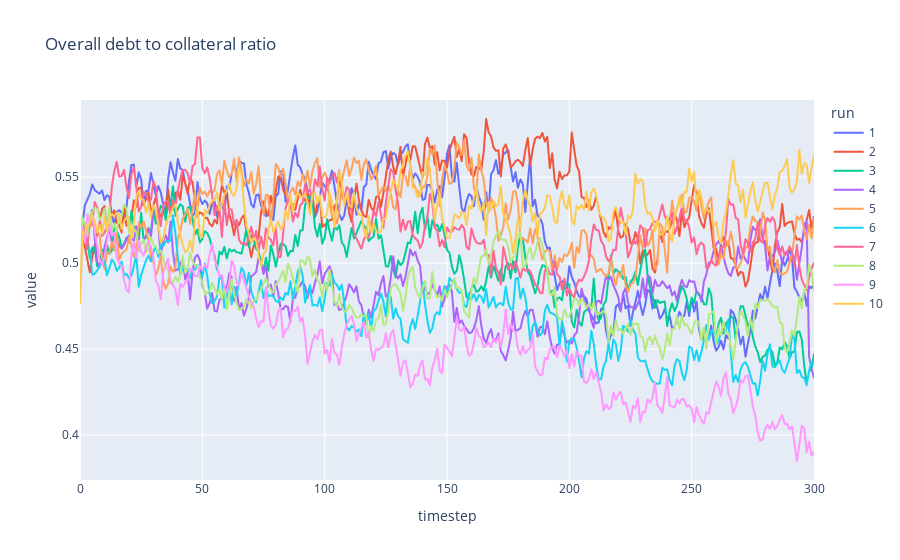

The cell this chart's notebook holds for it:
### Code cell
############################################
# 9. DEBT TO COLLATERAL RATIO  #
############################################

fig = px.line(simulation_result, 
              title="Overall Debt to Collateral Ratio", 
              x="timestep", 
              y='debt_collateral_ratio', 
              color="run", 
              labels={"timestep": "Time in days", "debt_collateral_ratio": "Debt to Collateral Ratio"})
fig.show()

### Figure 1 — Plotly figure (JSON) as saved in the notebook; plotly's stock layout.template omitted (floating-point values rounded to 4 significant figures; data arrays with more than 128 entries replaced by an {"elided": "..."} marker saying what was removed)
{"data": [{"hovertemplate": "run=1<br>variable=debt_collateral_ratio<br>timestep=%{x}<br>value=%{y}<extra></extra>", "legendgroup": "1", "line": {"color": "#636efa", "dash": "solid"}, "marker": {"symbol": "circle"}, "mode": "lines", "name": "1", "showlegend": true, "type": "scattergl", "x": {"elided": "301 int values"}, "xaxis": "x", "y": {"elided": "301 float values"}, "yaxis": "y"}, {"hovertemplate": "run=2<br>variable=debt_collateral_ratio<br>timestep=%{x}<br>value=%{y}<extra></extra>", "legendgroup": "2", "line": {"color": "#EF553B", "dash": "solid"}, "marker": {"symbol": "circle"}, "mode": "lines", "name": "2", "showlegend": true, "type": "scattergl", "x": {"elided": "301 int values"}, "xaxis": "x", "y": {"elided": "301 float values"}, "yaxis": "y"}, {"hovertemplate": "run=3<br>variable=debt_collateral_ratio<br>timestep=%{x}<br>value=%{y}<extra></extra>", "legendgroup": "3", "line": {"color": "#00cc96", "dash": "solid"}, "marker": {"symbol": "circle"}, "mode": "lines", "name": "3", "showlegend": true, "type": "scattergl", "x": {"elided": "301 int values"}, "xaxis": "x", "y": {"elided": "301 float values"}, "yaxis": "y"}, {"hovertemplate": "run=4<br>variable=debt_collateral_ratio<br>timestep=%{x}<br>value=%{y}<extra></extra>", "legendgroup": "4", "line": {"color": "#ab63fa", "dash": "solid"}, "marker": {"symbol": "circle"}, "mode": "lines", "name": "4", "showlegend": true, "type": "scattergl", "x": {"elided": "301 int values"}, "xaxis": "x", "y": {"elided": "301 float values"}, "yaxis": "y"}, {"hovertemplate": "run=5<br>variable=debt_collateral_ratio<br>timestep=%{x}<br>value=%{y}<extra></extra>", "legendgroup": "5", "line": {"color": "#FFA15A", "dash": "solid"}, "marker": {"symbol": "circle"}, "mode": "lines", "name": "5", "showlegend": true, "type": "scattergl", "x": {"elided": "301 int values"}, "xaxis": "x", "y": {"elided": "301 float values"}, "yaxis": "y"}, {"hovertemplate": "run=6<br>variable=debt_collateral_ratio<br>timestep=%{x}<br>value=%{y}<extra></extra>", "legendgroup": "6", "line": {"color": "#19d3f3", "dash": "solid"}, "marker": {"symbol": "circle"}, "mode": "lines", "name": "6", "showlegend": true, "type": "scattergl", "x": {"elided": "301 int values"}, "xaxis": "x", "y": {"elided": "301 float values"}, "yaxis": "y"}, {"hovertemplate": "run=7<br>variable=debt_collateral_ratio<br>timestep=%{x}<br>value=%{y}<extra></extra>", "legendgroup": "7", "line": {"color": "#FF6692", "dash": "solid"}, "marker": {"symbol": "circle"}, "mode": "lines", "name": "7", "showlegend": true, "type": "scattergl", "x": {"elided": "301 int values"}, "xaxis": "x", "y": {"elided": "301 float values"}, "yaxis": "y"}, {"hovertemplate": "run=8<br>variable=debt_collateral_ratio<br>timestep=%{x}<br>value=%{y}<extra></extra>", "legendgroup": "8", "line": {"color": "#B6E880", "dash": "solid"}, "marker": {"symbol": "circle"}, "mode": "lines", "name": "8", "showlegend": true, "type": "scattergl", "x": {"elided": "301 int values"}, "xaxis": "x", "y": {"elided": "301 float values"}, "yaxis": "y"}, {"hovertemplate": "run=9<br>variable=debt_collateral_ratio<br>timestep=%{x}<br>value=%{y}<extra></extra>", "legendgroup": "9", "line": {"color": "#FF97FF", "dash": "solid"}, "marker": {"symbol": "circle"}, "mode": "lines", "name": "9", "showlegend": true, "type": "scattergl", "x": {"elided": "301 int values"}, "xaxis": "x", "y": {"elided": "301 float values"}, "yaxis": "y"}, {"hovertemplate": "run=10<br>variable=debt_collateral_ratio<br>timestep=%{x}<br>value=%{y}<extra></extra>", "legendgroup": "10", "line": {"color": "#FECB52", "dash": "solid"}, "marker": {"symbol": "circle"}, "mode": "lines", "name": "10", "showlegend": true, "type": "scattergl", "x": {"elided": "301 int values"}, "xaxis": "x", "y": {"elided": "301 float values"}, "yaxis": "y"}], "layout": {"legend": {"title": {"text": "run"}, "tracegroupgap": 0}, "title": {"text": "Overall debt to collateral ratio"}, "xaxis": {"anchor": "y", "domain": [0, 1], "title": {"text": "timestep"}}, "yaxis": {"anchor": "x", "domain": [0, 1], "title": {"text": "value"}}}}
